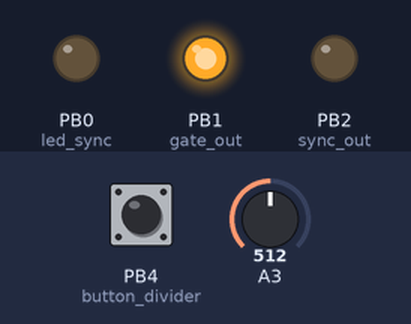
Simulated run of this sketch. Board: ATtiny85, built with avr-gcc and run on an emulated ATtiny85. On the bench: output pins drawn as LEDs (lit = HIGH). Inputs (shaded band) come from the test bench; at power-on: PB4 (button_divider) HIGH, A3 = 512.

Above: at 0.1 s.
Timing chart, 0 to 1.6 s (numbered marks = the images above):
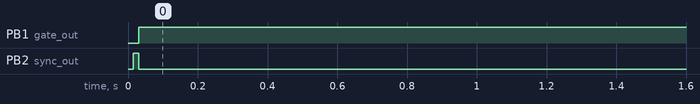

The sketch:

volca-po-analogue-sync-divider.ino
```cpp
  //o  O O  VOLCA SYNC DIVIDER  (O) 000 o|
///|   (O)  x   o   o   o     o o o o    |
///|        o   o   x   x     = = = =    |
///|   (O)  o   o   x   o                |
///|o___________________________________o|
///||   [][][]  [][]  [][][]  [][]  []  ||
///||  [][][][][][][][][][][][][][][][] ||
///||-----------------------------------||
///|/   *  *   *   *     *  *  *   *    \|
/////////////////////////////////////////
////////////////////////////////////////

/*
  An Arduino driven Korg Volca sync divider. The arduino recieves a sync pulse from a volca, and outputs 2 or more
  pulses at a lower BPM while remaining in time.

  Based from https://raw.githubusercontent.com/EmergentProperly/Volca-Sync-Divider/main/Volca-Sync-Divider.ino
*/


#if defined(ARDUINO_AVR_UNO)
  const int led_in = LED_BUILTIN;
  const int sync_in = A0;
  const int sync_out = 2;
  const int gate_out = 5;
  const int led_sync = 3;
  const int button_divider = A1;
#else  // ATTINY85
  const int sync_in = 3;  // analog read, 3 is pin 2
  const int sync_out = 2;  // digital write, 2 is pin 7
  const int gate_out = 1;  // analog write for potential cv, 1 is pin 6
  const int led_sync = 0;  // analog write for dim on all inputs, bright on output, 0 is pin 5
  const int button_divider = 4;  // digital read to cycle through dividers (1, 2, 4, 8, 16); 4 is pin 3.
  // consider analog read on button divider with resistor ladder and multiple buttons for instant/non-cycling select and reset pulse_cnt
  // or consider a long hold on button for reset instead of using the reset button (bc when you hit the reset button, you loose the divider index)
#endif


int pulse_cnt = 0;  // counter for the number of sync pulses
int prev_input = 0;  // previous state of the sync input

int prev_button = 0;  // previous state of the button input
int buttonState = 0;  // the current reading from the input pin
// the following variables are unsigned longs because the time, measured in
// milliseconds, will quickly become a bigger number than can be stored in an int.
unsigned long lastDebounceTime = 0;  // the last time the output pin was toggled
unsigned long debounceDelay = 50;    // the debounce time; increase if the output flickers

// initialize to output 1 sync for every divider input pulse, these are the options
int dividers[] = {0, 1, 2, 4, 8, 16};
int dividers_len = 6;
int dividers_idx = 2;  // PO and Volca are 2 PPQN, this defaults the division to 1 PPQN
// AVR 10b ADC means 1024 points, max 1023
// With 5v, 204.8 is 1v. PO can be .6-1v, Volca 3.3-5v.
// Using the Examples > 01. Basic > AnalogReadSerial, observe the min/max values
// Without a pull-down across tip & sleeve/ground you'll get lots of high values when nothing is plugged in
// With no pull-down 191-233
// With 1k 157-190
// With 10k 172-238; there was an occasional 53. Set at 100 and see if any are skipped
int adc_threshold = 100;


void setup() {
  pinMode(sync_in, INPUT);  // active-high
  pinMode(sync_out, OUTPUT);
  digitalWrite(sync_out, LOW);
  pinMode(gate_out, OUTPUT);
  digitalWrite(gate_out, LOW);  // start in non-playing
  pinMode(led_sync, OUTPUT);
  digitalWrite(led_sync, LOW);
  pinMode(button_divider, INPUT_PULLUP); // active-low
  do_alive();
}


void do_alive() {
  // signal that it's alive/on
  #if defined(ARDUINO_AVR_UNO)
    Serial.begin(9600);
    pinMode(led_in, OUTPUT);
    digitalWrite(led_in, LOW);
    Serial.println(String("V-trigger divider for Volca/PO analog sync. Supports 1-5V. Default 1/2. Active-low to change division on pin ") + button_divider);
    digitalWrite(led_in, HIGH);
    delay(100);
    digitalWrite(led_in, LOW);
    delay(50);
    digitalWrite(led_in, HIGH);
    delay(100);
    digitalWrite(led_in, LOW);
    delay(50);
    digitalWrite(led_in, HIGH);
    delay(100);
    digitalWrite(led_in, LOW);
  #else  // attiny
    analogWrite(led_sync, 255);
    delay(5);
    digitalWrite(led_sync, LOW);
    delay(5);
    analogWrite(led_sync, 80);
    delay(5);
    digitalWrite(led_sync, LOW);
  #endif
}  // end do_alive


void debug_ain(int sync_volts) {
  // temporary to learn what values the PO sync shows up as on analog input
  #if defined(ARDUINO_AVR_UNO)
    // use builtin on/off led, to show on if above threshold
    // 0-1023, so 204.8 is 1v
    if (sync_volts > adc_threshold) {
      Serial.println(String("sync ") + sync_volts  + String(" /1023"));
      digitalWrite(led_in, HIGH);
      delay(29);
      digitalWrite(led_in, LOW);
    }
  #else  // attiny
    analogWrite(led_sync, sync_volts/4);
    delay(20);
    digitalWrite(led_sync, LOW);
    delay(9);
  #endif
  return;
} // end debug_ain


void loop() {
  int sync_volts = analogRead(sync_in);
  // debug_ain(sync_volts);
  do_divider(sync_volts);
  adjust_divider();
  // do_divider uses 29 msecs, with 15 in the active state. With this 1, total is 30 msecs
  // When there is not a trigger this loop repeats with only delay(1)
  // When there is a trigger this loop repeats with total delay(30)
  // littleBits can use the inverted PO (so 2.5 msecs S-trigger) but the bits themselves keyboard/sequencer/etc short for 10-30 msecs
  // PO may only be 2.5 msecs, and Volca is 15 msecs
  // 30 msecs will be ready to catch 30ish triggers per second, or 1800 pulses per minute. At Volca/PO's 2 PPQN, this is 900 BPM
  // At MIDI 24 PPQN, 1800 pulses/minute is only 75 BPM
  // If adapted to read MIDI serial rx, then you'd need to shorten the pulse divider makes or the artificial post pulse delay
  delay(1);
}  // end loop


void do_divider(int sync_volts) {
  // is input high right now?
  if (sync_volts <= adc_threshold) {
    // save curr input high/low into prev_input for next loop
    prev_input = 0;
    return;
  }
  // can now assume curr_input is high
  // if prev_input high (no change happend), then ignore
  if (prev_input) {
    return;
  }
  // can now assume curr_input is high and prev_input was low (change happened, this is a new pulse)
  #if defined(ARDUINO_AVR_UNO)
    // tick led_builtin, leverage the below unified 15 msec delay for timing
    digitalWrite(led_in, HIGH);
  #endif
  // if this pulse is on the division (pulse_cnt % division), then output to sync_out and short gate_out and bright tick led_sync, all for 15 msec
  // special case divider of 0 means skip all inputs, so ensure divider > 0
  if (dividers[dividers_idx] && (pulse_cnt % dividers[dividers_idx]) == 0) {
    #if defined(ARDUINO_AVR_UNO)
      Serial.println(String("Y ") + pulse_cnt % dividers[dividers_idx] + String("/") + dividers[dividers_idx]);
    #endif
    analogWrite(led_sync, 255);
    digitalWrite(sync_out, HIGH);
    digitalWrite(gate_out, LOW);
  }
  // else dim tick led_sync for 15 msec to indicate that it got a pulse but didn't output it
  else {
    #if defined(ARDUINO_AVR_UNO)
      Serial.println(String("N ") + pulse_cnt % dividers[dividers_idx] + String("/") + dividers[dividers_idx]);
    #endif
    analogWrite(led_sync, 10);
  }
  // unified timing for all outputs
  delay(15);
  // now turn everything off that was on
  #if defined(ARDUINO_AVR_UNO)
    digitalWrite(led_in, LOW);
  #endif
  analogWrite(led_sync, 0);
  digitalWrite(sync_out, LOW);
  digitalWrite(gate_out, HIGH);
  // now sleep until 29th msec, there is a 1 msec in the loop() for a total of 30 msec
  delay(14);
  prev_input = 1;
  pulse_cnt = (pulse_cnt + 1) % 256;  // some arbitraty large value to prevent overflow
}  // end do_divider


void adjust_divider() {
    // read the state of the switch into a local variable:
  int curr_button = digitalRead(button_divider);

  // check to see if you just pressed the button
  // (i.e. the input went from LOW to HIGH), and you've waited long enough
  // since the last press to ignore any noise:

  // If the switch changed, due to noise or pressing:
  if (curr_button != prev_button) {
    // reset the debouncing timer
    lastDebounceTime = millis();
  }

  if ((millis() - lastDebounceTime) > debounceDelay) {
    // whatever the curr_button is at, it's been there for longer than the debounce
    // delay, so take it as the actual current state:

    // if the button state has changed:
    if (curr_button != buttonState) {
      buttonState = curr_button;

      // only cycle to the next divider if the new button state is HIGH
      if (buttonState == LOW) {
        dividers_idx = (dividers_idx + 1) % dividers_len;
        #if defined(ARDUINO_AVR_UNO)
          Serial.println(String("New divider ") + dividers[dividers_idx] + String(" index ") + dividers_idx);
        #endif
      }
    }
  }
  // save the curr_button. Next time through the loop, it'll be the prev_button:
  prev_button = curr_button;
}  // end adjust_divider
```

Measured:
- by itself, PB1 (gate_out): LOW → HIGH at 0.03 s
- by itself, PB2 (sync_out): LOW → HIGH at 0.02 s, → LOW 0.02 s later
